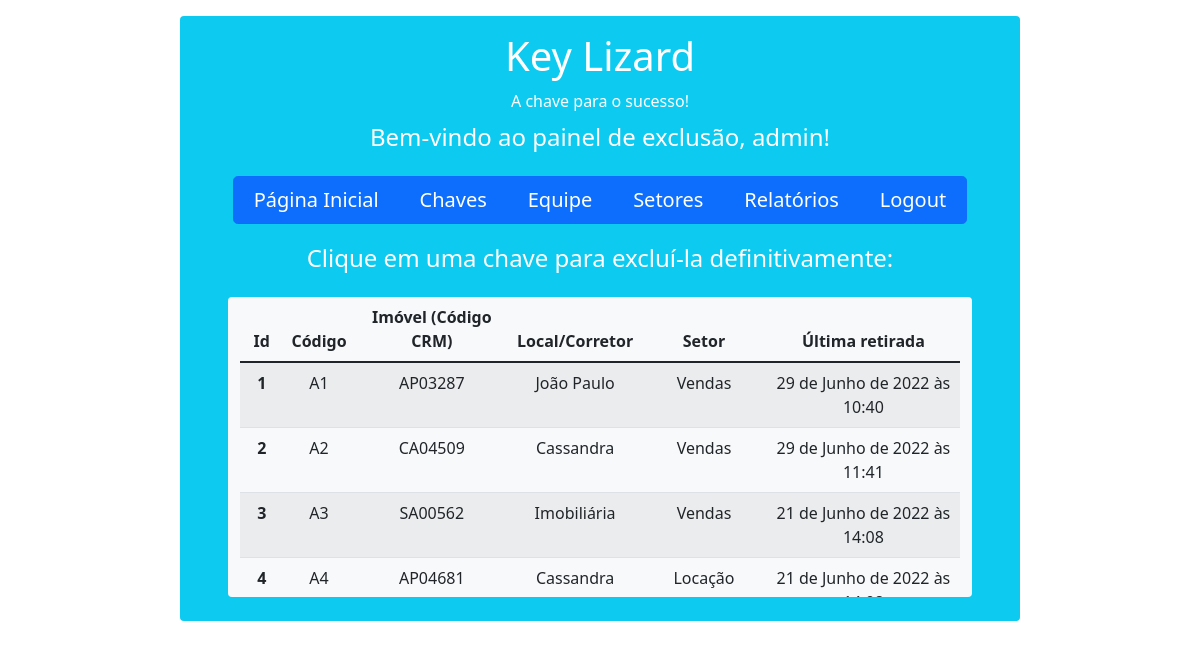
Page /chaves/excluir/ (signed in) on the earlier database version.
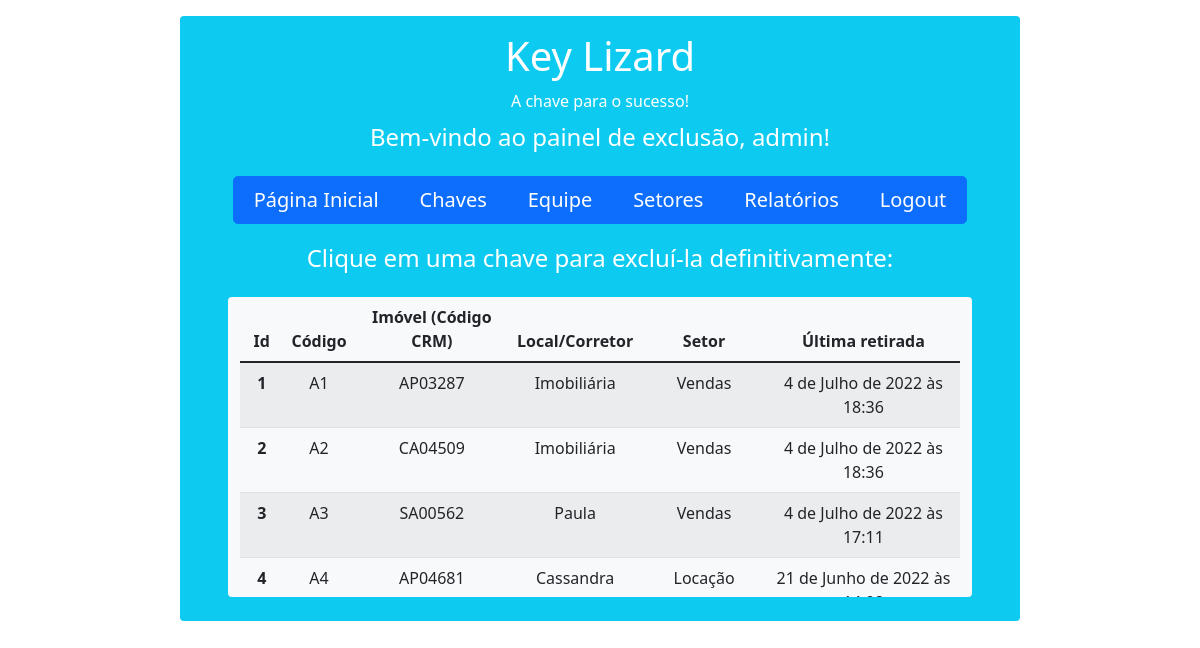
Same page on the later database version.
### chaves/models.py (models this page shows, shortened)
class Chave(models.Model):
    usuario = models.ForeignKey(User, on_delete=models.CASCADE)
    corretor = models.ForeignKey(Corretor, on_delete=models.SET_NULL, null=True, default='Imobiliária')
    setor_atribuido = models.ForeignKey(Setor, on_delete=models.SET_NULL, null=True, default='Administrativo')
    codigo = models.CharField(max_length=3)
    codigo_imovel_crm = models.CharField(max_length=30, null=True)
    horario = models.DateTimeField(auto_now_add=True)
    class Meta:
        db_table = 'tb_chaves'
        get_latest_by = 'horario'

### corretores/models.py (models this page shows)
class Corretor(models.Model):
    usuario = models.ForeignKey(User, on_delete=models.CASCADE)
    setor = models.ForeignKey(Setor, on_delete=models.CASCADE)
    nome = models.CharField(max_length=30, default='Imobiliária')
    def __str__(self):
        return self.nome
    class Meta:
        db_table = 'tb_corretores'

### setores/models.py (models this page shows)
class Setor(models.Model):
    usuario = models.ForeignKey(User, on_delete=models.CASCADE)
    nome_setor = models.CharField(max_length=30, default='Administrativo')
    def __str__(self):
        return self.nome_setor
    class Meta:
        db_table = 'tb_setores'

### chaves/views.py (the view)
# urls.py: path('excluir/', views.selecionar_excluir_chaves, name='selecionar_excluir_chaves'),
def selecionar_excluir_chaves(request):
    chaves_cadastradas = request.user.chave_set.all()
    context = {
        'chaves_cadastradas': chaves_cadastradas
    }
    return render(request, 'excluir_chaves/selecionar_excluir_chaves.html', context=context)

### chaves/templates/excluir_chaves/selecionar_excluir_chaves.html
{% extends 'base.html' %}
{% block content %}
    <div class="container rounded bg-info text-white mt-3 mb-3" style="max-width: 70%">
        <div class="row mt-3">
            <div class="col align-self-center text-center mt-3">
                <h1>Key Lizard</h1>
            </div>
        </div>
        <div class="row mt-1">
            <div class="col align-self-center text-center">
                <h6>A chave para o sucesso!</h6>
            </div>
        </div>
        {% if not user.is_authenticated %}
            <div class="row mt-3">
                <div class="col align-self-center text-center">
                    <strong>ATENÇÃO:</strong> Você não está logado!
                </div>
            </div>
            <div class="row mt-3">
                <div class="col align-self-center text-center">
                    <p>Para realizar o login: <a href="{% url 'login' %}" style="text-decoration: none">Clique aqui!</a> </p>
                </div>
            </div>
        {% else %}
            <div class="row mt-1 mb-3">
                <div class="col align-self-center text-center">
                    <h4>Bem-vindo ao painel de exclusão, {{user.username}}!</h4>
                </div>
            </div>
            <div class="row">
                <div class="col align-self-center text-center">
                    <div class="btn-group btn-group-lg mb-3" style="width: 90%">
                        <a href="{% url 'usuarios:index' %}" class="btn btn-primary">Página Inicial</a>
                        <a href="{% url 'chaves:index_chaves' %}" class="btn btn-primary">Chaves</a>
                        <a href="{% url 'corretores:index_corretores' %}" class="btn btn-primary">Equipe</a>
                        <a href="{% url 'setores:index_setores' %}" class="btn btn-primary">Setores</a>
                        <a href="{% url 'relatorios:index_relatorios' %}" class="btn btn-primary">Relatórios</a>
                        <a href="{% url 'logout' %}" class="btn btn-primary">Logout</a>
                    </div>
                </div>
            </div>
            <div class="row mt-1 mb-3">
                <div class="col align-self-center text-center">
                    <h4>Clique em uma chave para excluí-la definitivamente:</h4>
                </div>
            </div>
            <div class="row">
                <div class="col overflow-scroll rounded align-self-center text-center bg-light mx-5 mb-4"
                     style="max-height: 300px"
                >
                    <table class="table table-striped table-hover">
                        <thead>
                            <tr>
                                <th scope="col">Id</th>
                                <th scope="col">Código</th>
                                <th scope="col">Imóvel (Código CRM)</th>
                                <th scope="col">Local/Corretor</th>
                                <th scope="col">Setor</th>
                                <th scope="col">Última retirada</th>
                            </tr>
                        </thead>
                        <tbody>
                        {% for chave in chaves_cadastradas %}
                            <tr onclick="window.location='{% url 'chaves:excluir_chaves' chave.pk %}';">
                                <th scope="row">{{ chave.id }}</th>
                                <td>{{ chave.codigo }}</td>
                                <td>{{ chave.codigo_imovel_crm }}</td>
                                <td>{{ chave.corretor }}</td>
                                <td>{{ chave.setor_atribuido }}</td>
                                <td>{{ chave.horario }}</td>
                            </tr>
                        {% endfor %}
                        </tbody>
                    </table>
                </div>
            </div>
        {% endif %}
    </div>
{% endblock %}

Differences in the rows shown:
changed Chave "AP03287": corretor "João Paulo" → "Imobiliária"; horario "29 de Junho de 2022 às 10:40" → "4 de Julho de 2022 às 18:36"
changed Chave "CA04509": corretor "Cassandra" → "Imobiliária"; horario "29 de Junho de 2022 às 11:41" → "4 de Julho de 2022 às 18:36"
changed Chave "SA00562": corretor "Imobiliária" → "Paula"; horario "21 de Junho de 2022 às 14:08" → "4 de Julho de 2022 às 17:11"
